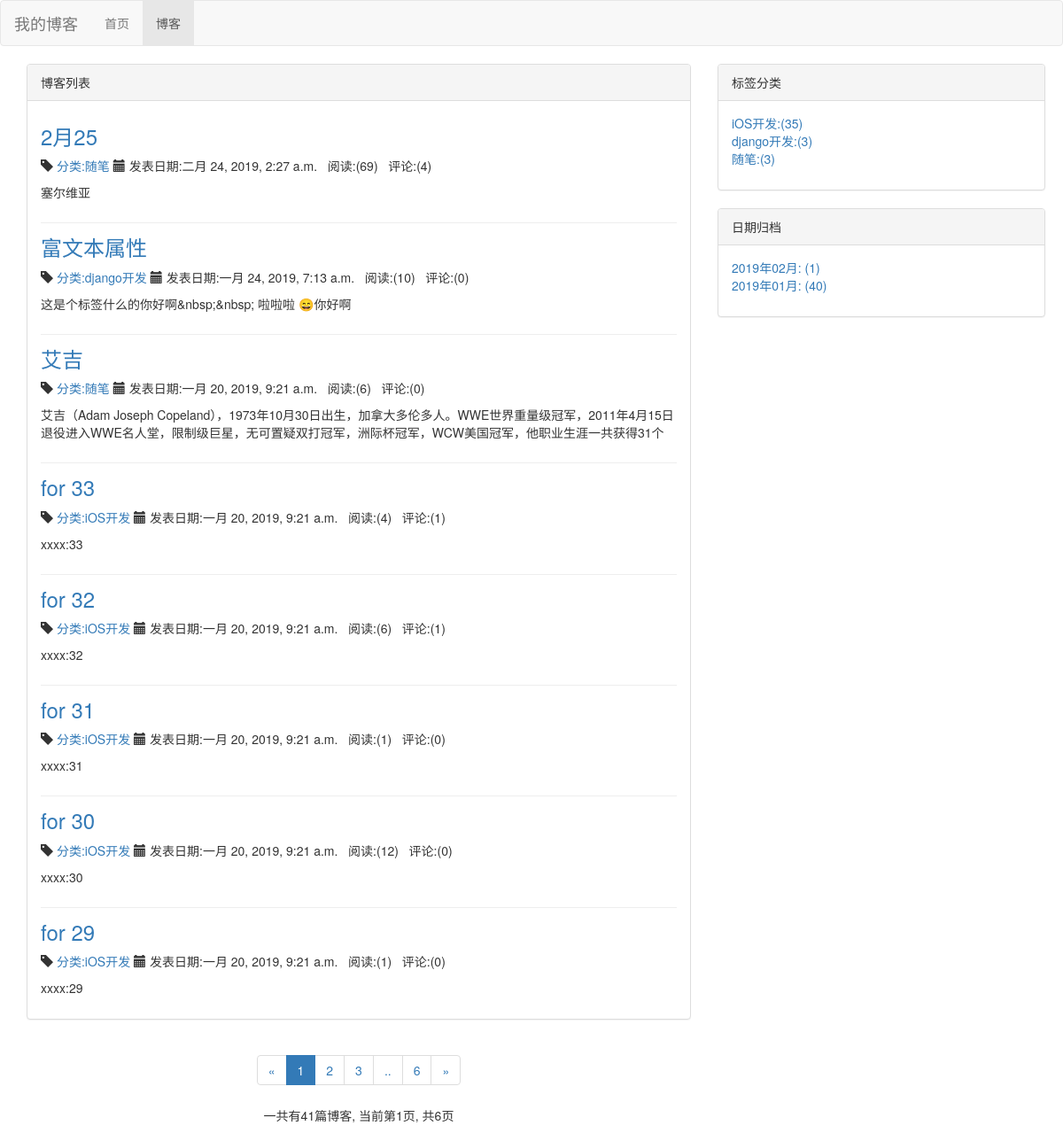
The page /blog/ on the database as committed earlier.
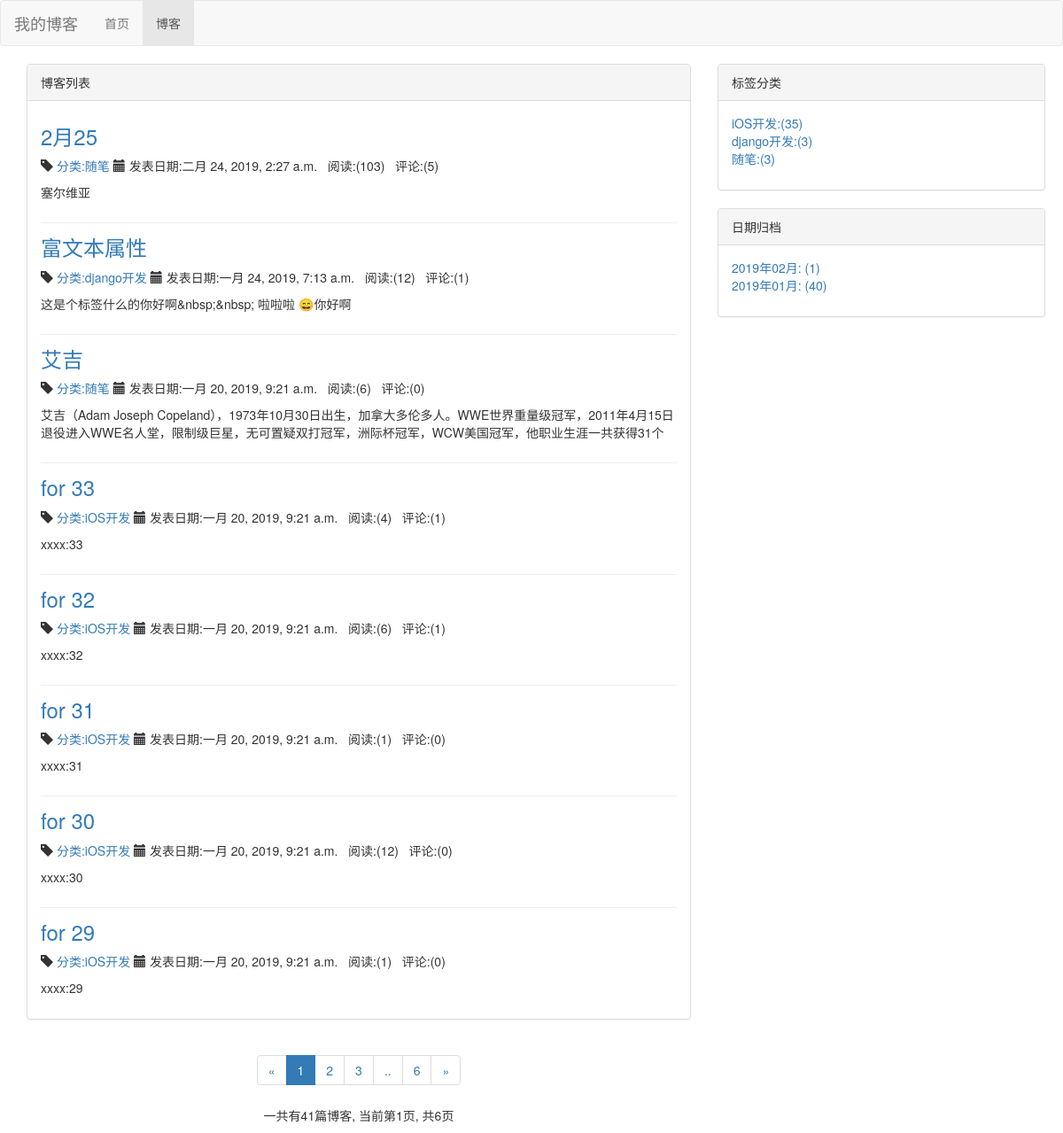
The same page on the database as committed later.
### blog/models.py (models this page shows, shortened)
class Blog(models.Model, ReadNumExpand):
    title = models.CharField(max_length=50)
    blog_type = models.ForeignKey(BlogType, on_delete=models.DO_NOTHING)
    content = RichTextUploadingField()
    read_details = GenericRelation(ReadDetail)
    author = models.ForeignKey(User, on_delete=models.DO_NOTHING)
    create_time = models.DateTimeField(auto_now_add=True)
    last_updated_time = models.DateTimeField(auto_now=True)
    class Meta:
        ordering = ['-create_time']

class BlogType(models.Model):
    type_name = models.CharField(max_length=15)

### read_record/models.py (models this page shows)
class ReadNum(models.Model):
    read_num = models.IntegerField(default=0)
    content_type = models.ForeignKey(ContentType, on_delete=models.DO_NOTHING)
    object_id = models.PositiveIntegerField()
    content_object = GenericForeignKey('content_type', 'object_id')

### blog/views.py (the view)
# urls.py: path('', views.blog_list, name='blog_list'),
def blog_list(request):
    blogs_all_list = Blog.objects.all()
    context = blog_parm_caculate({'blogs_all_list':blogs_all_list,'request':request} )
    return render(request, 'blog/blog_list.html', context)

### comment/templatetags/comment_tags.py (called while the page is built)
@register.simple_tag
def get_comment_count(obj):
    content_type = ContentType.objects.get_for_model(obj)
    return Comment.objects.filter(content_type=content_type, object_id=obj.pk).count()

### read_record/models.py (called while the page is built)
    def get_read_num(self):
        try:
            ct = ContentType.objects.get_for_model(self)
            readnum = ReadNum.objects.get(content_type=ct, object_id=self.pk)
            return readnum.read_num
        except exceptions.ObjectDoesNotExist:
            return 0

### blog/templates/blog/blog_list.html (shortened to what the changed rows need)
{% extends "base.html" %}
{% load staticfiles %}
{% load comment_tags %}
{% block header_extends %}
    <link rel="stylesheet" href="{% static 'blog/blog.css' %}">
{% endblock %}
{% block content %}
    <div class="container">
        <div class="row">
            <div class="col-xs-12 col-sm-8 col-md-8 col-lg-8">
                <div class="panel panel-default">
                    <div class="panel-body">
                        {% for blog in page_of_blogs.object_list %}
                            <div class="blog">
                                <a href="{% url 'blog_detail' blog.pk %}">
                                    <h3>{{ blog.title }} </h3>
                                </a>
                                <p class="blog-info">
                                    <span class="glyphicon glyphicon-tag" aria-hidden="true"></span>
                                    <a href="{% url 'blog_with_type' blog.blog_type.pk %}">
                                        分类:{{ blog.blog_type.type_name }}
                                    </a>
                                    <span class="glyphicon glyphicon-calendar" aria-hidden="true"></span>
                                    发表日期:{{ blog.create_time }}
                                    &nbsp;&nbsp;阅读:({{ blog.get_read_num }})&nbsp;&nbsp;
                                    评论:({% get_comment_count blog %})
                                </p>
                                <p>{{ blog.content|striptags|truncatechars:120 }}</p>
                            </div>
                        {% empty %}
                            <div class="blog">
                                <p>暂无博客,敬请期待</p>
                            </div>
                        {% endfor %}
                    </div>
                </div>
            </div>
        </div>
    </div>
{% endblock %}

Rows that differ between the two databases and show on the page:
changed through a linked row, Blog "二月 24, 2019, 2:27 a.m.": get_read_num "69" → "103"; id "4" → "5"
changed through a linked row, Blog "富文本属性": get_read_num "10" → "12"; id "0" → "1"
